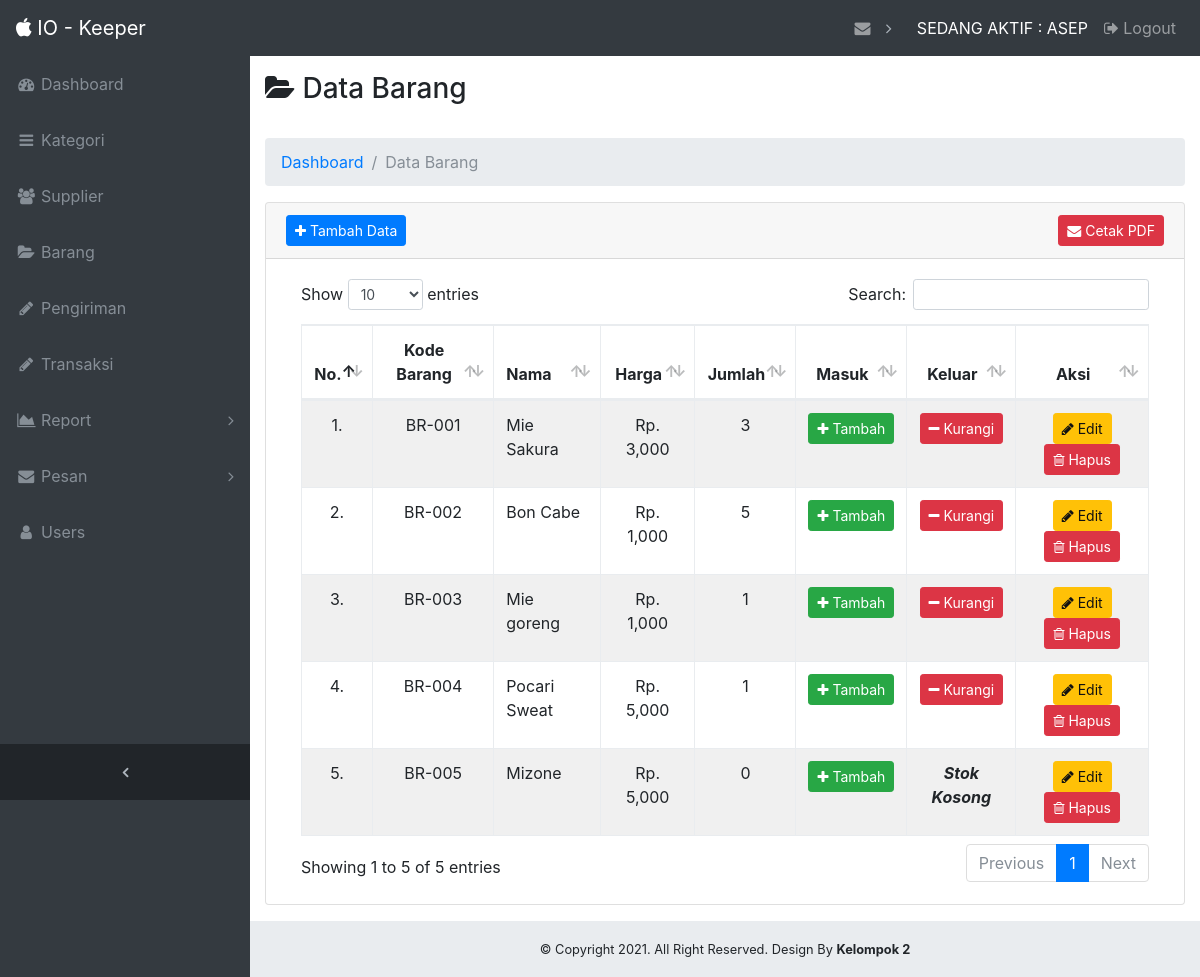
Page /admin/?page=barang (signed in) on the committed database.
### tables this page shows
CREATE TABLE `barang` (
  `kode_barang` varchar(100) NOT NULL,
  `id_kategori` int(11) DEFAULT NULL,
  `nama_barang` varchar(191) DEFAULT NULL,
  `harga` double DEFAULT NULL,
  `satuan` varchar(20) DEFAULT NULL,
  `keterangan` text,
  `foto` varchar(255) DEFAULT NULL
);

### admin/page/barang/data_barang.php (the view, shortened to what this page needs)
<div class="container-fluid">
    <div class="row">
        <div class="col-md-12">
            <h3><i class="fa fa-folder-open"></i> Data Barang</h3>
            <br>
        </div>
    </div>
    <ol class="breadcrumb">
        <li class="breadcrumb-item">
            <a href="?page=dashboard">Dashboard</a>
        </li>
        <li class="breadcrumb-item active">Data Barang</li>
    </ol>
    <div class="card mb-3">
        <div class="card-header">
            <button type="button" class="btn btn-primary btn-sm" data-toggle="modal" data-target="#exampleModal"><i class="fa fa-plus"></i> Tambah Data
            </button>
            <a href="../admin/cetak.php" class="btn btn-danger btn-sm pull-right">
                <i class="fa fa-envelope"></i> Cetak PDF
            </a>
        </div>
        <div class="card-body">
            <div class="table-responsive">
                <table class="table table-bordered" id="dataTable" width="100%" cellspacing="0">
                    <thead>
                        <tr>
                            <th class="text-center">No.</th>
                            <th class="text-center">Kode Barang</th>
                            <th>Nama</th>
                            <th class="text-center">Harga</th>
                            <th class="text-center">Jumlah</th>
                            <th class="text-center">Masuk</th>
                            <th class="text-center">Keluar</th>
                            <th class="text-center">Aksi</th>
                        </tr>
                    </thead>
                    <tbody>
                        <?php
                        $no = 0;
                        $query = $con->query("SELECT * FROM barang ORDER BY kode_barang ASC");
                        $bgcolor = "";
                        if (mysqli_num_rows($query)) {
                            while ($data_barang = $query->fetch_array()) {
                                if ($no % 2 == 0) {
                                    $bgcolor = "#F0F0F0";
                                } else {
                                    $bgcolor = "";
                                }
                                $kdBarang = $data_barang['kode_barang'];
                                $sql_masuk = $con->query("select sum(stok) as 'stok' from transaksi_barang where kode_barang = '$kdBarang' and status = 1");
                                $data_masuk = $sql_masuk->fetch_array();
                                $jum_masuk = $data_masuk['stok'];
                                $sql_keluar = $con->query("select sum(stok) as'stok' from transaksi_barang where kode_barang ='$kdBarang' and status = 0 ");
                                $data_keluar = $sql_keluar->fetch_array();
                                $jum_keluar = $data_keluar['stok'];
                                $jumlah_barang = $jum_masuk - $jum_keluar;
                        ?>
                            <tr bgcolor="<?php echo $bgcolor; ?>">
                                <td class="text-center"><?php echo ++$no; ?>.</td>
                                <td class="text-center"><?php echo $data_barang['kode_barang']; ?></td>
                                <td><?php echo $data_barang['nama_barang']; ?></td>
                                <td class="text-center">Rp. <?php echo number_format($data_barang['harga']); ?></td>
                                <td class="text-center"><?php echo $jumlah_barang; ?></td>
                                <td class="text-center">
                                    <button onclick="tambahTransaksiBarang('<?php echo $data_barang['kode_barang']; ?>')" type="button" class="btn btn-success btn-sm" data-toggle="modal" data-target="#exampleModalTransaksiMasuk"><i class="fa fa-plus"></i> Tambah
                                    </button>
                                </td>
                                <td class="text-center">
                                    <?php if ($jumlah_barang == 0) : ?>
                                        <b><i>Stok Kosong</i></b>
                                    <?php else : ?>
                                        <button onclick="kurangiTransaksiBarang('<?php echo $data_barang['kode_barang']; ?>')" type="button" class="btn btn-danger btn-sm" data-toggle="modal" data-target="#exampleModalTransaksiKeluar"><i class="fa fa-minus"></i> Kurangi
                                        </button>
                                    <?php endif ?>
                                </td>
                                <td class="text-center">
                                    <button onclick="editBarang('<?php echo $data_barang['kode_barang'] ?>')" type="button" class="btn btn-warning btn-sm" data-toggle="modal" data-target="#exampleModalUpdate"><i class="fa fa-pencil"></i> Edit
                                    </button>
                                    <form class="d-inline" method="POST">
                                        <button onclick="return confirm('Yakin ? Anda Ingin Menghapus Data Ini ?')" name="btn-hapus" type="submit" class="btn btn-danger btn-sm">
                                            <i class="fa fa-trash-o"></i> Hapus
                                        </button>
                                    </form>
                                </td>
                            </tr>
                            <?php
                            }
                        }
                    ?>
                    </tbody>
                </table>
            </div>
        </div>
    </div>
</div>

### admin/template/css/sb-admin.css (style rules this page uses)
html { position: relative; min-height: 100%; }
body { overflow-x: hidden; }
body.sticky-footer { margin-bottom: 56px; }
body.fixed-nav { padding-top: 56px; }

### rows in the picture
barang: kode_barang "BR-001", nama_barang "Mie Sakura", harga "3,000", jumlah_barang "3"
barang: kode_barang "BR-002", nama_barang "Bon Cabe", harga "1,000", jumlah_barang "5"
barang: kode_barang "BR-003", nama_barang "Mie goreng", harga "1,000", jumlah_barang "1"
barang: kode_barang "BR-004", nama_barang "Pocari Sweat", harga "5,000", jumlah_barang "1"
barang: kode_barang "BR-005", nama_barang "Mizone", harga "5,000", jumlah_barang "0", shows "Stok Kosong"

### other values in the picture
$_SESSION['username'] "ASEP"
